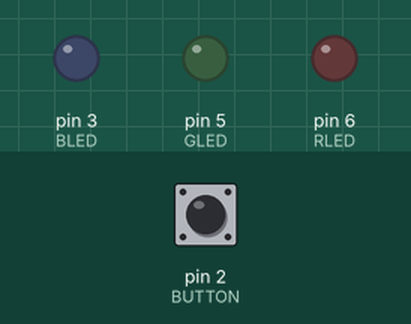
Recording of a program running on a simulated Arduino Uno, built with avr-gcc and run on an emulated ATmega328P. Parts: output pins drawn as LEDs (lit = HIGH). Inputs (shaded band) come from the test bench; at power-on: pin 2 (BUTTON) LOW.

Above: at 1.2 s.
1.3 s: pin 2 (BUTTON) pulled HIGH for 0.15 s
At 2.5 s:
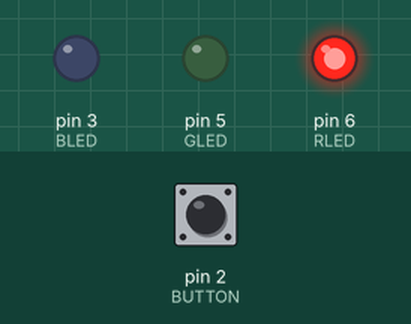
2.9 s: pin 2 (BUTTON) pulled HIGH for 1 s
At 3.9 s:
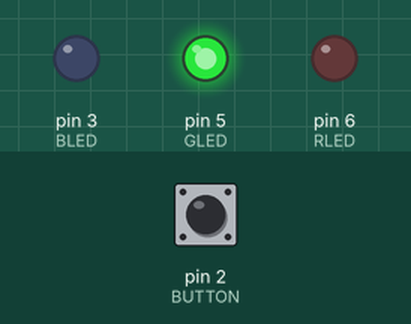
5.4 s: pin 2 (BUTTON) pulled HIGH for 0.15 s
At 5.8 s:
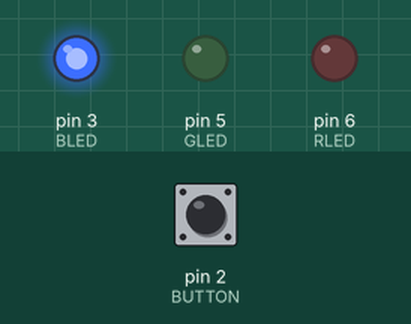
7.0 s: pin 2 (BUTTON) pulled HIGH for 3.2 s
At 8.2 s:
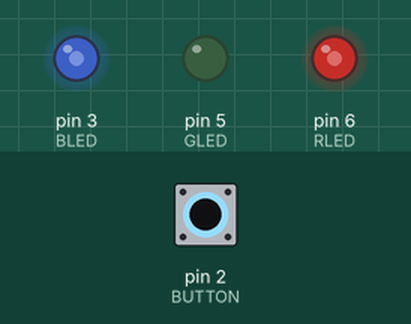
11.7 s: pin 2 (BUTTON) pulled HIGH for 0.15 s
At 12.9 s:
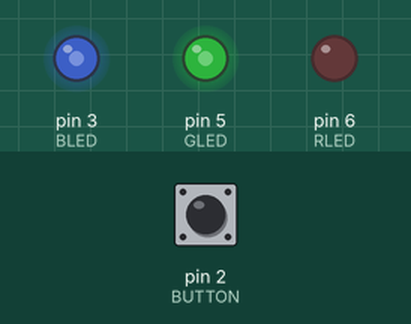
13.3 s: pin 2 (BUTTON) pulled HIGH for 1 s
At 14.2 s:
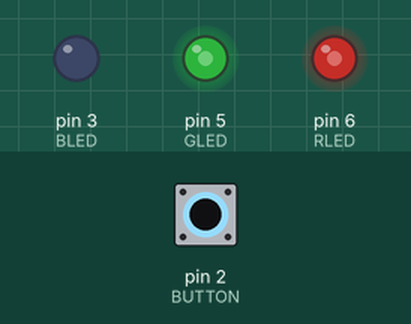
Timing chart, 0 to 16.3 s (numbered marks = the images above; inputs shaded):
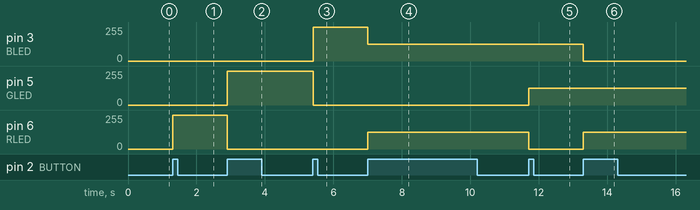

Measured:
- after the input at 1.3 s, pin 6 (RLED): 0/255 → 255/255 at once
- after the input at 2.9 s, pin 5 (GLED): 0/255 → 255/255 at once; pin 6 (RLED): 255/255 → 0/255 at once
- after the input at 5.4 s, pin 3 (BLED): 0/255 → 255/255 at once; pin 5 (GLED): 255/255 → 0/255 at once
- after the input at 7.0 s, pin 3 (BLED): 255/255 → 127/255 at once; pin 6 (RLED): 0/255 → 127/255 at once
- after the input at 11.7 s, pin 5 (GLED): 0/255 → 127/255 at once; pin 6 (RLED): 127/255 → 0/255 at once
- after the input at 13.3 s, pin 3 (BLED): 127/255 → 0/255 at once; pin 6 (RLED): 0/255 → 127/255 at once

The program:

main.cpp
```cpp
#include <Arduino.h>

#define RLED 6
#define GLED 5
#define BLED 3
#define BUTTON 2

bool lastButton = LOW;
bool currentButton = LOW;
int ledMode = 0;

bool debounce(bool last);
void setMode(int mode);

void setup() {
  pinMode(RLED, OUTPUT);
  pinMode(GLED, OUTPUT);
  pinMode(BLED, OUTPUT);
  pinMode(BUTTON, INPUT);
}

bool debounce(bool last) {
  bool current = digitalRead(BUTTON);
  if (last != current) {
    delay(5);
    current = digitalRead(BUTTON);
  }
  return current;
}

void setMode(int mode) {
  if (mode == 1) {
    digitalWrite(RLED, HIGH);
    digitalWrite(GLED, LOW);
    digitalWrite(BLED, LOW);
  } else if (mode == 2) {
    digitalWrite(RLED, LOW);
    digitalWrite(GLED, HIGH);
    digitalWrite(BLED, LOW);
  } else if (mode == 3) {
    digitalWrite(RLED, LOW);
    digitalWrite(GLED, LOW);
    digitalWrite(BLED, HIGH);
  } else if (mode == 4) {
    analogWrite(RLED, 127);
    analogWrite(GLED, 0);
    analogWrite(BLED, 127);
  } else if (mode == 5) {
    analogWrite(RLED, 0);
    analogWrite(GLED, 127);
    analogWrite(BLED, 127);
  } else if (mode == 6) {
    analogWrite(RLED, 127);
    analogWrite(GLED, 127);
    analogWrite(BLED, 0);
  } else if (mode == 7) {
    analogWrite(RLED, 85);
    analogWrite(GLED, 85);
    analogWrite(BLED, 85);
  } else {
    digitalWrite(RLED, LOW);
    digitalWrite(GLED, LOW);
    digitalWrite(BLED, LOW);
  }
}

void loop() {
  currentButton = debounce(lastButton);
  if (lastButton == LOW && currentButton == HIGH) {
    ledMode++;
  }
  lastButton = currentButton;
  if (ledMode == 8) ledMode = 0;
  setMode(ledMode);
}
```
